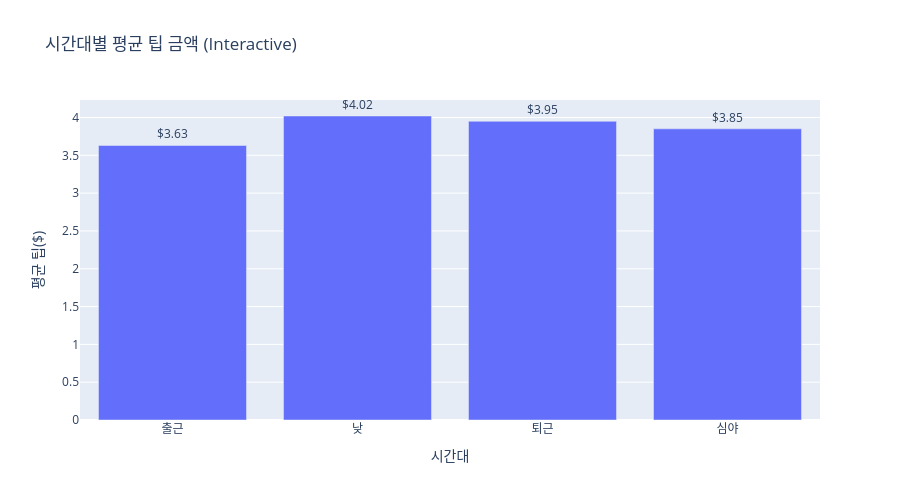

Source (notebook cell):
### Markdown cell above
### 2-2. 시간대별 평균 팁 (Interactive)

### Code cell
fig = px.bar(
    tip_df,
    x="시간대",
    y="평균팁",
    title="시간대별 평균 팁 금액 (Interactive)",
    labels={"시간대": "시간대", "평균팁": "평균 팁($)"},
    text="평균팁"
)
fig.update_traces(texttemplate="$%{text}", textposition="outside")
fig.update_layout(width=900, height=500, xaxis_title="시간대", yaxis_title="평균 팁($)")
fig.show()
fig.write_html("../outputs/avg_tip_by_period_interactive.html")

### Figure 1 — Plotly figure (JSON) as saved in the notebook; plotly's stock layout.template omitted (floating-point values rounded to 4 significant figures)
{"data": [{"hovertemplate": "시간대=%{x}<br>평균 팁($)=%{text}<extra></extra>", "legendgroup": "", "marker": {"color": "#636efa", "pattern": {"shape": ""}}, "name": "", "orientation": "v", "showlegend": false, "text": [3.63, 4.02, 3.95, 3.85], "textposition": "outside", "texttemplate": "$%{text}", "type": "bar", "x": ["출근", "낮", "퇴근", "심야"], "xaxis": "x", "y": [3.63, 4.02, 3.95, 3.85], "yaxis": "y"}], "layout": {"barmode": "relative", "height": 500, "legend": {"tracegroupgap": 0}, "title": {"text": "시간대별 평균 팁 금액 (Interactive)"}, "width": 900, "xaxis": {"anchor": "y", "domain": [0.0, 1.0], "title": {"text": "시간대"}}, "yaxis": {"anchor": "x", "domain": [0.0, 1.0], "title": {"text": "평균 팁($)"}}}}
